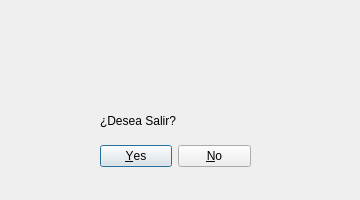
<?xml version="1.0" encoding="UTF-8"?>
<ui version="4.0">
 <class>Aviso</class>
 <widget class="QDialog" name="Aviso">
  <property name="geometry">
   <rect>
    <x>0</x>
    <y>0</y>
    <width>360</width>
    <height>200</height>
   </rect>
  </property>
  <property name="windowTitle">
   <string>Dialog</string>
  </property>
  <property name="modal">
   <bool>true</bool>
  </property>
  <widget class="QDialogButtonBox" name="btnBoxAviso">
   <property name="geometry">
    <rect>
     <x>100</x>
     <y>140</y>
     <width>151</width>
     <height>32</height>
    </rect>
   </property>
   <property name="styleSheet">
    <string notr="true">font: 11pt &quot;MS Shell Dlg 2&quot;;</string>
   </property>
   <property name="orientation">
    <enum>Qt::Horizontal</enum>
   </property>
   <property name="standardButtons">
    <set>QDialogButtonBox::No|QDialogButtonBox::Yes</set>
   </property>
  </widget>
  <widget class="QLabel" name="lblimagenaviso">
   <property name="geometry">
    <rect>
     <x>120</x>
     <y>0</y>
     <width>111</width>
     <height>101</height>
    </rect>
   </property>
   <property name="text">
    <string/>
   </property>
   <property name="pixmap">
    <pixmap>img/Warning.png</pixmap>
   </property>
   <property name="scaledContents">
    <bool>true</bool>
   </property>
  </widget>
  <widget class="QLabel" name="lblaviso">
   <property name="geometry">
    <rect>
     <x>100</x>
     <y>90</y>
     <width>191</width>
     <height>61</height>
    </rect>
   </property>
   <property name="styleSheet">
    <string notr="true">font: 75 20pt &quot;MS Shell Dlg 2&quot;;</string>
   </property>
   <property name="text">
    <string>¿Desea Salir?</string>
   </property>
  </widget>
 </widget>
 <resources/>
 <connections>
  <connection>
   <sender>btnBoxAviso</sender>
   <signal>accepted()</signal>
   <receiver>Aviso</receiver>
   <slot>accept()</slot>
   <hints>
    <hint type="sourcelabel">
     <x>248</x>
     <y>254</y>
    </hint>
    <hint type="destinationlabel">
     <x>157</x>
     <y>274</y>
    </hint>
   </hints>
  </connection>
  <connection>
   <sender>btnBoxAviso</sender>
   <signal>rejected()</signal>
   <receiver>Aviso</receiver>
   <slot>reject()</slot>
   <hints>
    <hint type="sourcelabel">
     <x>316</x>
     <y>260</y>
    </hint>
    <hint type="destinationlabel">
     <x>286</x>
     <y>274</y>
    </hint>
   </hints>
  </connection>
 </connections>
</ui>
